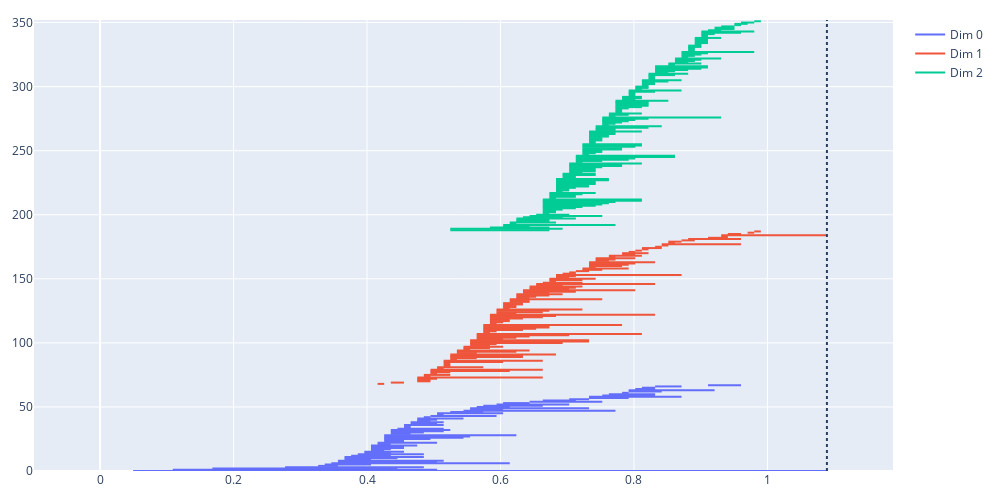

The notebook cell this image was saved under:
### Code cell
# Barcode diagram
fig = oat.plot.barcode(homology_orig)
fig.update_layout(
        width=1000, 
        height=500,
        margin=dict(l=20, r=20, t=20, b=20)
    )
fig.show()

### Figure 1 — Plotly figure (JSON) as saved in the notebook; plotly's stock layout.template omitted (floating-point values rounded to 4 significant figures; data arrays with more than 128 entries replaced by an {"elided": "..."} marker saying what was removed)
{"data": [{"hoverinfo": "text", "hovertext": {"elided": "204 str values"}, "line": {"color": "#636EFA"}, "mode": "lines", "name": "Dim 0", "type": "scatter", "x": {"elided": "204 float values"}, "y": {"elided": "204 int values"}}, {"hoverinfo": "text", "hovertext": {"elided": "360 str values"}, "line": {"color": "#EF553B"}, "mode": "lines", "name": "Dim 1", "type": "scatter", "x": {"elided": "360 float values"}, "y": {"elided": "360 int values"}}, {"hoverinfo": "text", "hovertext": {"elided": "492 str values"}, "line": {"color": "#00CC96"}, "mode": "lines", "name": "Dim 2", "type": "scatter", "x": {"elided": "492 float values"}, "y": {"elided": "492 int values"}}], "layout": {"height": 500, "margin": {"b": 20, "l": 20, "r": 20, "t": 20}, "shapes": [{"line": {"dash": "dot"}, "type": "line", "x0": 1.089, "x1": 1.089, "xref": "x", "y0": 0, "y1": 1, "yref": "y domain"}], "width": 1000, "xaxis": {"range": [-0.09901, 1.188]}, "yaxis": {"range": [0, 352]}}}
